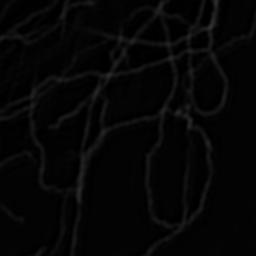
#> input picture Testing_data/microtuble/HER/Sample_1.tif, 256 x 256 px, found by its file name; its folder holds only this picture in this run
$ python SIM_Prepare_dataset.py
#> lines starting #> are read from the running program, lines starting #| are printed output that depends on the picture
#!/usr/bin/env python3
# -*- coding: utf-8 -*-
"""
Created on Tue Sep  3 13:29:40 2019

@author: LHJ
"""

"""
BACKGROUN IMAGES: MAXIMUN INTENSITY < 500

./Training_testing_npy/256/Sample_x.npy = [data[0]['Name'] = 'HER_SIM_256*256'
                                           data[1]['Name'] = 'LER_SIM_256*256'
                                           data[2]['Name'] = 'HE_SIM_256*256_1'
                                                 .
                                                 .
                                                 .
                                          data[16]['Name'] = 'HE_SIM_256*256_15'
                                          data[17]['Name'] = 'HE_SIM_AVG'
                                          data[18]['Name'] = 'HE_SIM_MAP'
                                          data[19]['Name'] = 'LE_SIM_256*256_1'
                                                 .
                                                 .
                                                 .
                                          data[33]['Name'] = 'LE_SIM_256*256_15'
                                          data[34]['Name'] = 'LE_SIM_AVG'
                                          data[35]['Name'] = 'LE_SIM_MAP']

./Training_testing_npy/128/Sample_x.npy = [data[0]['Name'] = 'HE_SIM_128*128_1'
                                                  .
                                                  .
                                                  .
                                          data[14]['Name'] = 'HE_SIM_128*128_15'
                                          data[15]['Name'] = 'LE_SIM_128*128_1'

                                                 .
                                                 .
                                          data[29]['Name'] = 'LE_SIM_128*128_15']

SIM/MITO_Max_intensity.npy = [data[0]['Name'] = 'HER_max'
                              data[1]['Name'] = 'LER_max'
                              data[2]['Name'] = 'HE_max'
                              data[3]['Name'] = 'LE_max]
"""
import numpy as np
import os
import math
from skimage import io, transform
#import cv2

class CropImages(object):
    """
    A class used to crop image
    """
    def __init__(self, in_size,train_in_size,
                 train_in_data_path = '/media/zfq/My_Passport/SIM/ALL_data/mitochondrial/Samples/',
                 data_crop_256_npy_path="/media/zfq/My_Passport/SIM/ALL_data/mitochondrial/Training_testing_npy/256/",
                 data_crop_128_npy_path="/media/zfq/My_Passport/SIM/ALL_data/mitochondrial/Training_testing_npy/128/",
                 img_type="tif",
                 input_data_length=36):

        self.in_size = in_size # 256*256

        file_name = os.listdir(train_in_data_path+'HER')
        self.train_size = len(file_name)   # the number of samples for training

        self.train_in_size = train_in_size # the number of images in each sample for training

        self.train_in_data_path = train_in_data_path
        self.data_crop_256_npy_path = data_crop_256_npy_path
        self.data_crop_128_npy_path = data_crop_128_npy_path
        self.img_type           = img_type
        self.input_data_length  = input_data_length

    def doCropImages(self):
        in_size = self.in_size
        train_size = self.train_size       # the number of samples for training
        train_in_size = self.train_in_size # the number of raw images for each sample

        train_in_data_path  = self.train_in_data_path
        data_crop_256_npy_path  = self.data_crop_256_npy_path
        data_crop_128_npy_path  = self.data_crop_128_npy_path

        img_type = self.img_type
        input_data_length = self.input_data_length
        dirs_samples = os.listdir(train_in_data_path+'HER')

        crop_num = 1;
        HER_max = 0;
        LER_max = 0;
        HE_max = 0;
        LE_max = 0;
        for sample_num in range(train_size):
            print("Sample_number: "+str(sample_num)+"/"+str(train_size-1))
            sample_name = dirs_samples[sample_num]

            file_name = os.path.join(train_in_data_path+'HER')
            image_name = os.path.join(file_name, sample_name)
            image = io.imread(image_name)
#> image is the input picture: shape (256, 256) uint16; min 0, max 12721, mean 1522.8
            image = image[50:-50,50:-50]
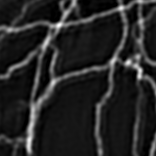
#> image: shape (156, 156) uint16; min 0, max 11355, mean 1652.3; drawn with min black and max white
            H,W = image.shape
#> H = 156; W = 156

            Num_x = math.ceil(H/in_size)
#> Num_x = 1
            Num_y = math.ceil(W/in_size)
#> Num_y = 1

            x_step = math.ceil(H/Num_x)
#> x_step = 156
            y_step = math.ceil(W/Num_y)
#> y_step = 156

            for i in range(Num_x):
                for j in range(Num_y):
                    if i < Num_x-1:
                        i_top = i*x_step
                        i_bottom = i_top+in_size
                    else:
                        i_bottom = H
#> i_bottom = 156
                        i_top = H-in_size
#> i_top = -100
                    if j < Num_y-1:
                        j_left = j*y_step
                        j_right = j_left+in_size
                    else:
                        j_right = W
#> j_right = 156
                        j_left = W-in_size
#> j_left = -100
                    I = image[i_top:i_bottom, j_left:j_right]
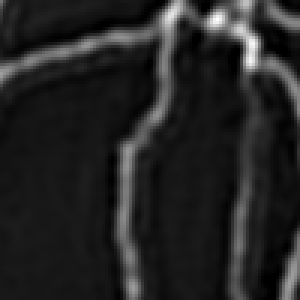
#> I: shape (100, 100) uint16 (shown 3 times larger); min 0, max 10368, mean 1463.9; drawn with min black and max white
                    if I.flatten().max() > 500:
                        data_all = np.zeros((in_size, in_size, input_data_length))
                        data_all_original = np.zeros((int(in_size/2), int(in_size/2), int(train_in_size*2)))
#> (the run stopped early here; a loop or call above may not have finished)
